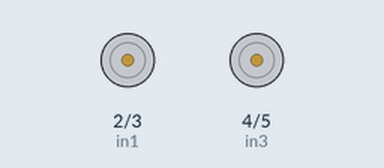
Bench run of a sketch on a simulated Arduino Uno, built with avr-gcc and run on an emulated ATmega328P. Parts: motor-driver pin pairs drawn as motors (green arrow = first pin HIGH = forward, orange = second pin HIGH = backward, longer = more drive, scaled by the enable pin).

Above: at 0.1 s.
At 1.1 s:
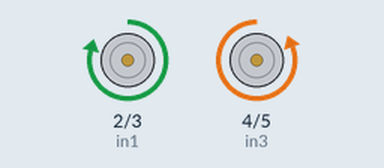
Timing chart, 0 to 2.6 s (numbered marks = the images above):
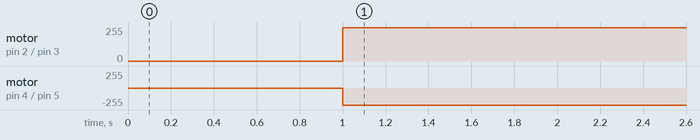

Measured:
- by itself, motor on pin 2 (in1) / pin 3 (in2): stopped → forward 249/255 at 1.0 s
- by itself, motor on pin 4 (in3) / pin 5 (in4): stopped → backward 255/255 at 1.0 s

The sketch:

six_wire_speed_test.ino
```cpp
#include <Arduino.h>
// Lab 2 六线硬件 PWM 实验。
void move(int l, int r, bool dir);
int enA = 9;
int enB = 10;
int in1 = 2;
int in2 = 3;
int in3 = 4;
int in4 = 5;

int l_spd = 249;
int r_spd = 255;

bool run = false;

void setup() {
  pinMode(in1, OUTPUT);
  pinMode(in2, OUTPUT);
  pinMode(in3, OUTPUT);
  pinMode(in4, OUTPUT);
  pinMode(enA, OUTPUT);
  pinMode(enB, OUTPUT);

    delay(1000);
    run = true;
}

void loop() {
  bool dir = 0;
  if(run){
    move(l_spd, r_spd, dir);
  }
}

void move(int l, int r, bool dir) {
  analogWrite(enA, l);
  digitalWrite(in1, !dir);
  digitalWrite(in2, dir);

    analogWrite(enB, r);
    digitalWrite(in3, dir);
    digitalWrite(in4, !dir);
}
```
